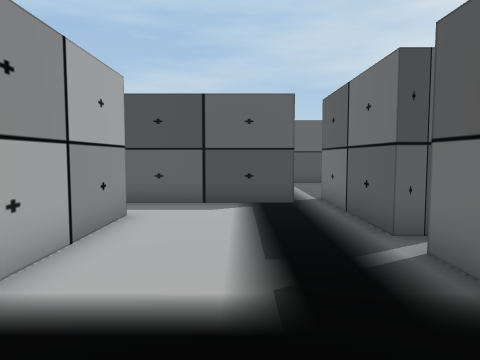
View 1 (above)

24 first-person views from a walk through a Unity game level. The camera is 1.3 m above the floor, tilts 4° down and sees 70° across. The floor is counted in squares, 1 m on a side. Each view is taken from the middle of a square. On the plan, view 1 faces up. The plan holds only what a view shows up to about 15 squares ahead; the rest is blank. The place goes on beyond the plan. The player is left out.

View 2
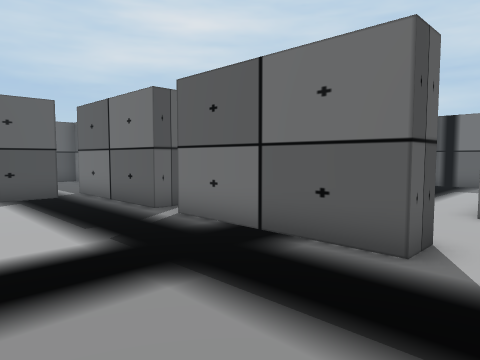

View 3
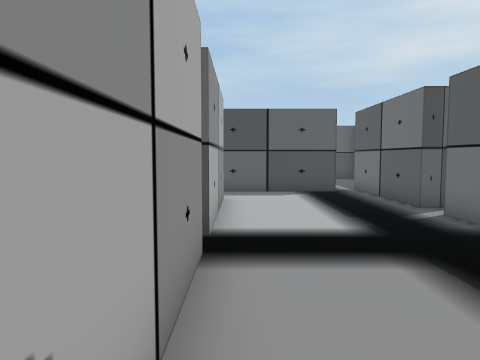

View 4
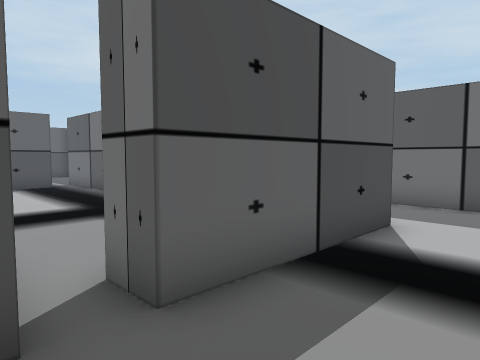

View 5
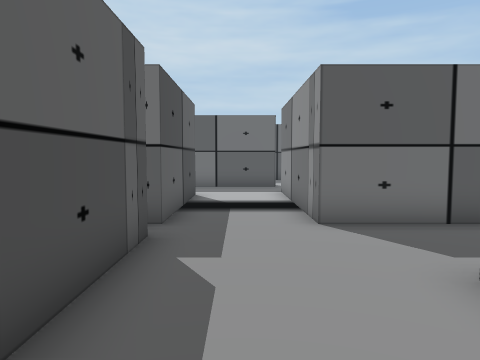

View 6
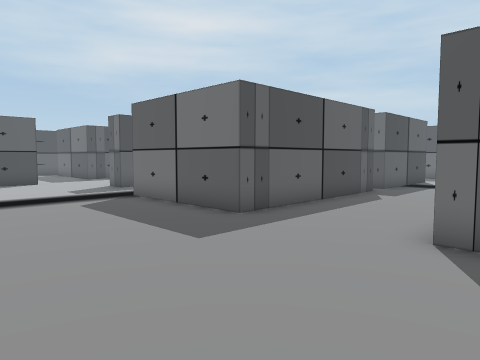

View 7
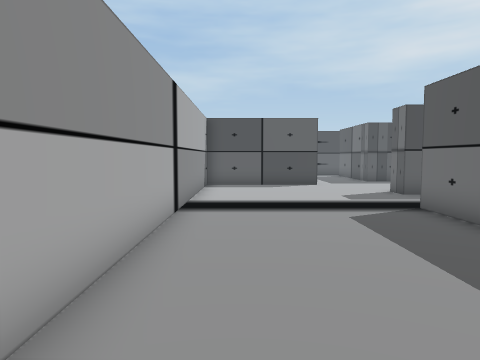

View 8
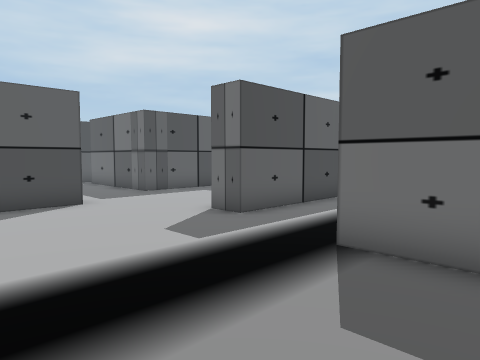

View 9
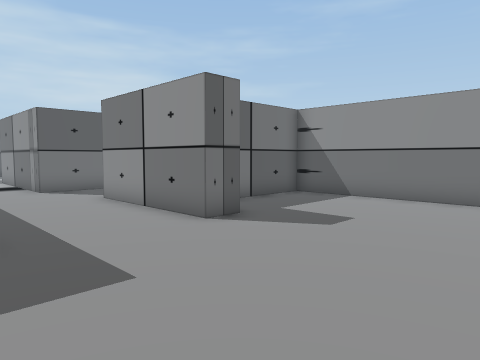

View 10
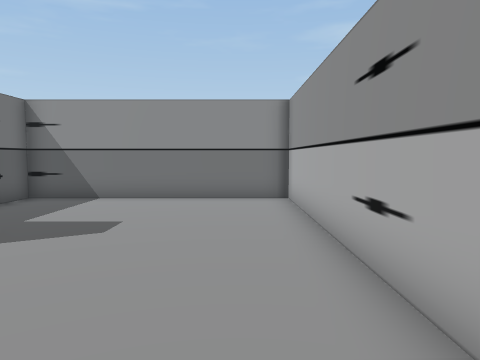

View 11
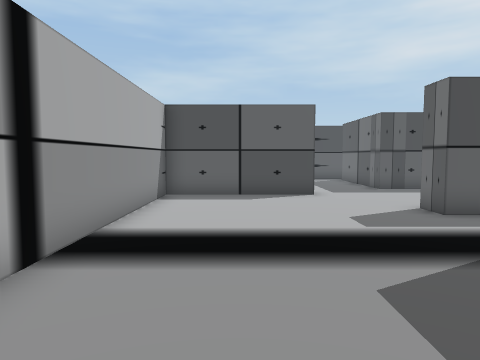

View 12
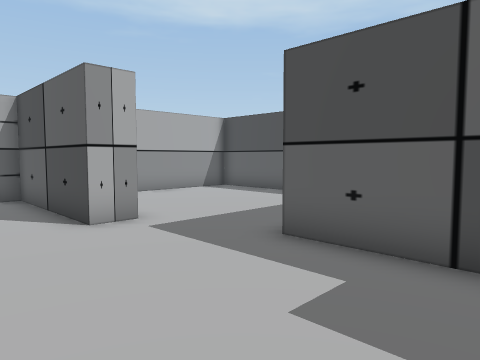

View 13
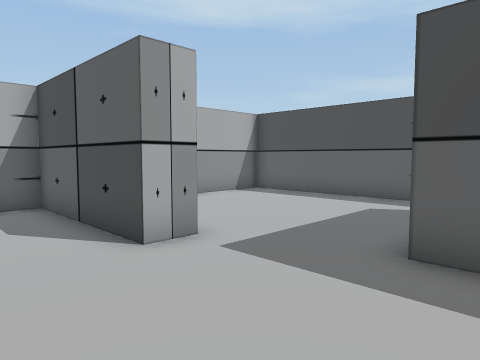

View 14
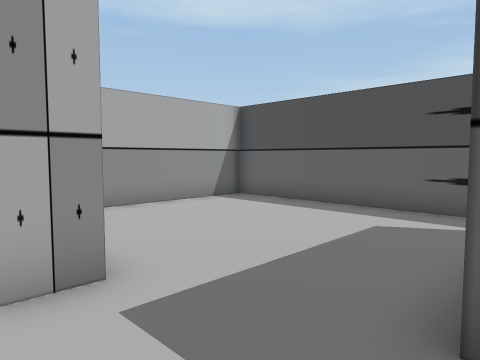

View 15
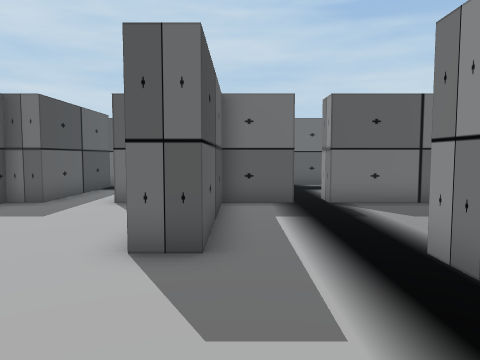

View 16
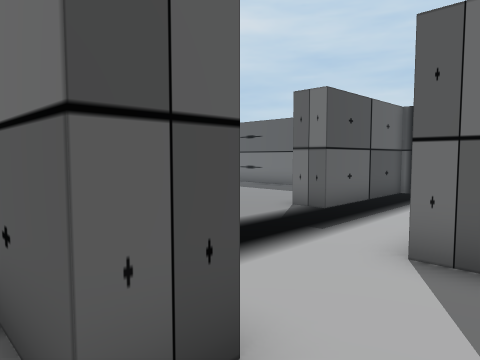

View 17
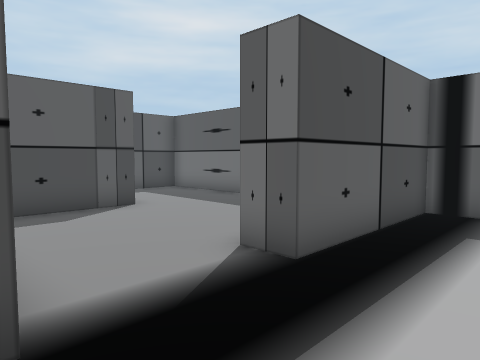

View 18
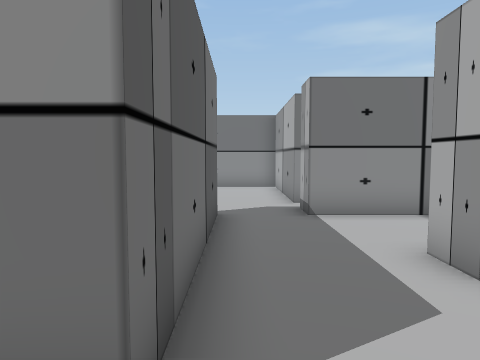

View 19
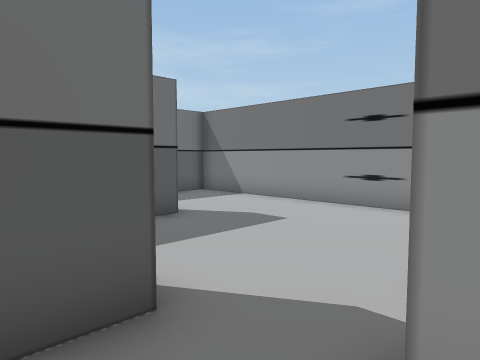

View 20
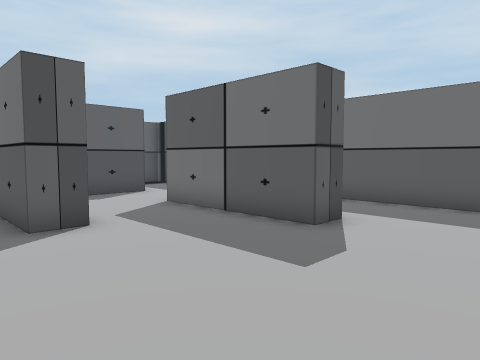

View 21
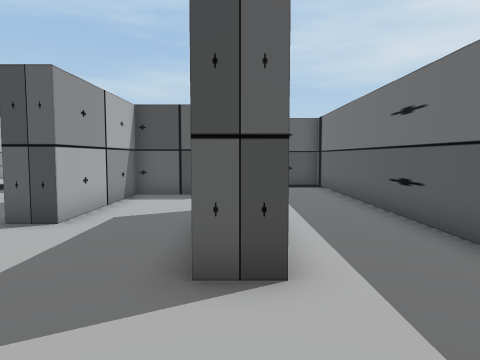

View 22
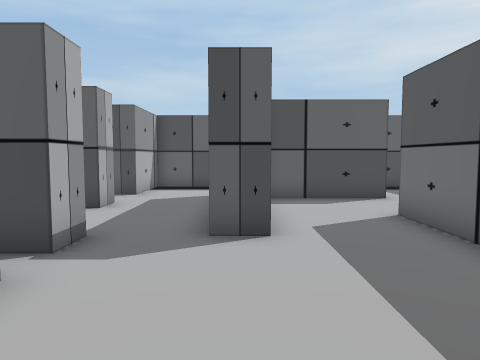

View 23
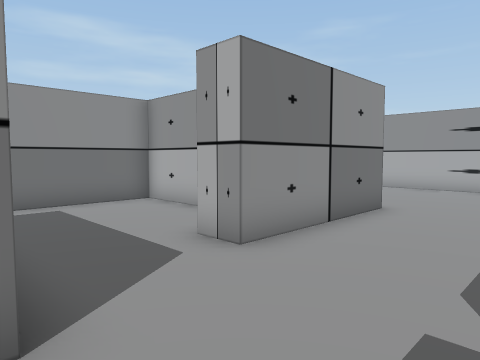

View 24
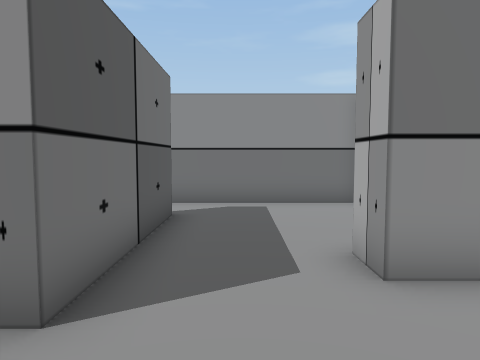

### Floor plan
Points are (right, up) in squares from view 1. A wall is a line through its corners. A room is listed if a view was taken in it or the views show most of it. See-through windows are left out.
Room 1 (views 1, 2, 16)
walls: (3.2, 5.5) (2.5, 5.5) (2.5, 10.5); (-2.5, 1.5) (-2.5, -2.4); (-2.5, 7.5) (-2.5, 2.5); (2.5, -0.5) (2.5, 4.5); (1.6, 9.5) (-2.5, 9.5)
ways out: opening at (-3, 2) to room 2; opening at (-3, 8.5) to room 2; opening at (-2, -3) to room 2; opening at (3, -1.5) to room 2; opening at (2, 10); opening at (3, 5)
Room 2 (views 3, 4, 5, 6, 7, 8, 9, 10, 11, 12, 13, 14, 15, 17, 18, 19, 20, 21, 22, 23, 24)
walls: (-3.5, -1.4) (-3.5, 1.5) (-2.5, 1.5); (-2.4, -3.5) (-9.5, -3.5) (-9.5, 1.5) (-8.4, 1.5); (-3.5, 2.4) (-3.5, 4.5); (-3.8, 4.5) (-8.5, 4.5) (-8.5, 5.5); (3.5, -2.5) (3.5, -3.5) (-1.5, -3.5) (-1.5, -2.5); (-9.5, -8.5) (-9.5, -7.5) (-4.5, -7.5) (-4.5, -8.5); (-6.5, -11) (-6.5, -13.5) (-1, -13.5); (-2.5, 9.5) (-3.5, 9.5) (-3.5, 10.5) (-7.5, 10.5) (-7.5, 13.9); (-1.5, -11.5) (-1.5, -6.5) (4.5, -6.5) (4.5, -7.5) (3.8, -7.5); (6.6, 2.5) (3.5, 2.5) (3.5, -0.5) (2.5, -0.5); (4.5, -8.5) (4.5, -13.5) (14.5, -13.5) (14.5, 2.5) (9.5, 2.5) (9.5, 3.5); (-10.5, 9.6) (-10.5, 8.5) (-15.5, 8.5) (-15.5, -13.5) (-7.5, -13.5) (-7.5, -10.5); (11.6, -1.5) (7.5, -1.5) (7.5, -6.5) (6.5, -6.5) (6.5, -0.5) (7.1, -0.5); (10.6, 8.5) (7.6, 8.5); (11.6, -9.5) (10.5, -9.5) (10.5, -4.5); (-8.6, 16.5) (-15.5, 16.5) (-15.5, 11.6); (14.5, 8.5) (14.5, 12.5) (12.6, 12.5)
ways out: opening at (-3, 2) to room 1; opening at (-3, 8.5) to room 1; opening at (-2, -3) to room 1; opening at (3, -1.5) to room 1; opening at (-1, -12.5); opening at (4, -8)

Where each view was taken, in squares from view 1:
view 1: 0 up, 0 right, facing up
view 2: 2 down, 2 left, facing up-right
view 3: 3 down, 2 left, facing up
view 4: 6 down, 3 left, facing up-right
view 5: 5 down, 8 left, facing right
view 6: 9 down, 15 left, facing up-right
view 7: 7 down, 14 left, facing up
view 8: 1 down, 14 left, facing up-right
view 9: 3 down, 15 left, facing down-right
view 10: 3 down, 14 left, facing down
view 11: 3 down, 13 left, facing up
view 12: 6 up, 4 left, facing up-left
view 13: 6 up, 6 left, facing up-left
view 14: 8 up, 7 left, facing up-left
view 15: 4 up, 13 left, facing right
view 16: 2 down, 2 right, facing up-right
view 17: 0 up, 6 right, facing up-right
view 18: 1 up, 6 right, facing down
view 19: 5 down, 4 right, facing down-right
view 20: 13 down, 5 right, facing up-right
view 21: 13 down, 11 right, facing up
view 22: 12 down, 7 right, facing up
view 23: 4 down, 1 left, facing down-left
view 24: 4 down, 3 left, facing down
